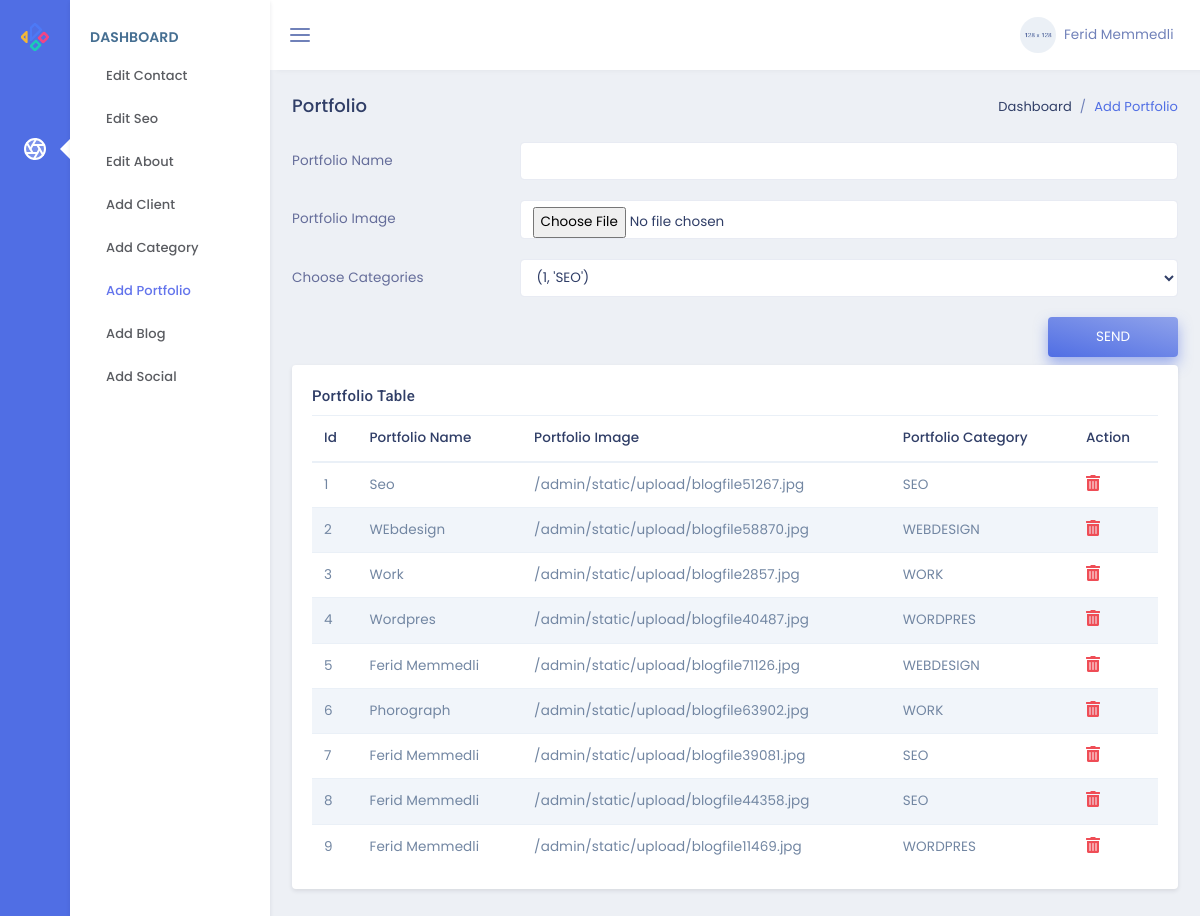
Page /admin/portfolio on the committed database.
### models.py (models this page shows)
class Portfolio(db.Model):
    id = db.Column(db.Integer, primary_key=True)
    title = db.Column(db.String,nullable=False)
    image = db.Column(db.String,nullable=False)
    category_id = db.Column(db.Integer,db.ForeignKey('category.id'),nullable=False)

class Category(db.Model):
    id = db.Column(db.Integer, primary_key=True)
    name = db.Column(db.String,nullable=False)
    port = db.relationship('Portfolio',backref='category',lazy=True)

### admin/routes.py (the view, shortened to what this page needs)
@admin.route('/portfolio',methods=['POST','GET'])
def adminPortfolio():
    formportfolio=PortfolioForm()
    return render_template('/admin/editPortfolio.html',form=formportfolio,port=Portfolio.query.all(),cat=Category.query.all())

### forms.py
class PortfolioForm(FlaskForm):
    title = StringField('Portfolio Name')
    image = FileField('Portfolio Image')
    category = SelectField('Choose Categories',choices=Category.query.with_entities(Category.id,Category.name).all())
    submit=SubmitField()

### admin/templates/admin/editPortfolio.html
{% extends "admin/layout.html" %}
{% block contentAdmin %}
<div class="row">
    <div class="col-sm-12">
        <div class="page-title-box">
            <div class="float-right">
                <ol class="breadcrumb">
                    <li class="breadcrumb-item"><a href="javascript:void(0);">Dashboard</a></li>
                    <li class="breadcrumb-item active">Add Portfolio</li>
                </ol>
            </div>
            <h4 class="page-title">Portfolio</h4>
        </div>
    </div>
</div>
<form action="{{url_for('admin.adminPortfolio')}}" method="POST" class="row" enctype="multipart/form-data">
    <div class="col-12">
        <div class="form-group row">
            {{form.title.label(class='col-3 col-form-label text-left', for='example-text-input')}}
            <div class="col-9">
                {{form.title(class='form-control', id="example-text-input")}}
            </div>
        </div>
    </div>
    <div class="col-12">
        <div class="form-group row">
            {{form.image.label(class='col-3 col-form-label text-left', for='example-text-input1')}}
            <div class="col-9">
                {{form.image(class='form-control', id="example-text-input1")}}
            </div>
        </div>
    </div>
    <div class="col-12">
        <div class="form-group row">
            {{form.category.label(class='col-3 col-form-label text-left', for='example-text-input2')}}
            <div class="col-9">
                {{form.category(class='form-control', id="example-text-input2")}}
            </div>
        </div>
    </div>
    <div class="col-sm-12 text-right">
        {{form.submit(class='btn btn-gradient-primary px-5 py-2 mb-2',value='SEND')}}
    </div>
</form>
<div class="row">
    <div class="col-lg-12">
        <div class="card">
            <div class="card-body">
                <h4 class="mt-0 header-title">Portfolio Table</h4>
                <div class="table-responsive">
                    <table class="table table-striped mb-0">
                        <thead>
                            <tr>
                                <th>Id</th>
                                <th>Portfolio Name</th>
                                <th>Portfolio Image</th>
                                <th>Portfolio Category</th>
                                <th>Action</th>
                            </tr>
                        </thead>
                        <tbody>
                            {% for i in port %}
                            <tr>
                                <td>{{i.id}}</td>
                                <td>{{i.title}}</td>
                                <td>{{i.image}}</td>
                                {% for a in cat %}
                                {% if a.id==i.category_id %}
                                <td>{{a.name}}</td>
                                {% endif %}
                                {% endfor %}
                                <td>
                                    <a href="/admin/deleteportfolio/{{i.id}}"><i
                                            class="fas fa-trash-alt text-danger font-16"></i></a>
                                </td>
                            </tr>
                            {% endfor %}
                        </tbody>
                    </table>
                </div>
            </div>
        </div>
    </div>
</div>
{% endblock %}

### rows in the picture
Portfolio: id "1", title "Seo", image "/admin/static/upload/blogfile51267.jpg"
Category: name "SEO"
Portfolio: id "2", title "WEbdesign", image "/admin/static/upload/blogfile58870.jpg"
Category: name "WEBDESIGN"
Portfolio: id "3", title "Work", image "/admin/static/upload/blogfile2857.jpg"
Category: name "WORK"
Portfolio: id "4", title "Wordpres", image "/admin/static/upload/blogfile40487.jpg"
Category: name "WORDPRES"
Portfolio: id "5", title "Ferid Memmedli", image "/admin/static/upload/blogfile71126.jpg"
Portfolio: id "6", title "Phorograph", image "/admin/static/upload/blogfile63902.jpg"
Portfolio: id "7", title "Ferid Memmedli", image "/admin/static/upload/blogfile39081.jpg"
Portfolio: id "8", title "Ferid Memmedli", image "/admin/static/upload/blogfile44358.jpg"
Portfolio: id "9", title "Ferid Memmedli", image "/admin/static/upload/blogfile11469.jpg"
